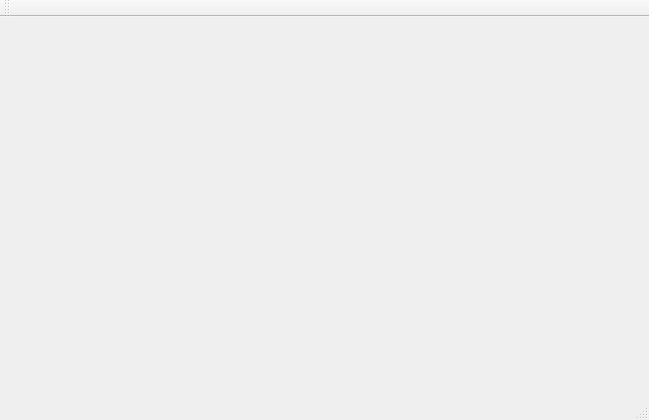
<?xml version="1.0" encoding="UTF-8"?>
<ui version="4.0">
 <class>MainWindow</class>
 <widget class="QMainWindow" name="MainWindow">
  <property name="geometry">
   <rect>
    <x>0</x>
    <y>0</y>
    <width>649</width>
    <height>420</height>
   </rect>
  </property>
  <property name="sizePolicy">
   <sizepolicy hsizetype="Expanding" vsizetype="Expanding">
    <horstretch>0</horstretch>
    <verstretch>0</verstretch>
   </sizepolicy>
  </property>
  <property name="windowTitle">
   <string>MainWindow</string>
  </property>
  <widget class="QWidget" name="centralWidget">
   <layout class="QVBoxLayout" name="verticalLayout"/>
  </widget>
  <widget class="QMenuBar" name="menuBar">
   <property name="geometry">
    <rect>
     <x>0</x>
     <y>0</y>
     <width>649</width>
     <height>20</height>
    </rect>
   </property>
  </widget>
  <widget class="QToolBar" name="mainToolBar">
   <attribute name="toolBarArea">
    <enum>TopToolBarArea</enum>
   </attribute>
   <attribute name="toolBarBreak">
    <bool>false</bool>
   </attribute>
  </widget>
  <widget class="QStatusBar" name="statusBar"/>
 </widget>
 <layoutdefault spacing="6" margin="11"/>
 <resources/>
 <connections/>
</ui>
